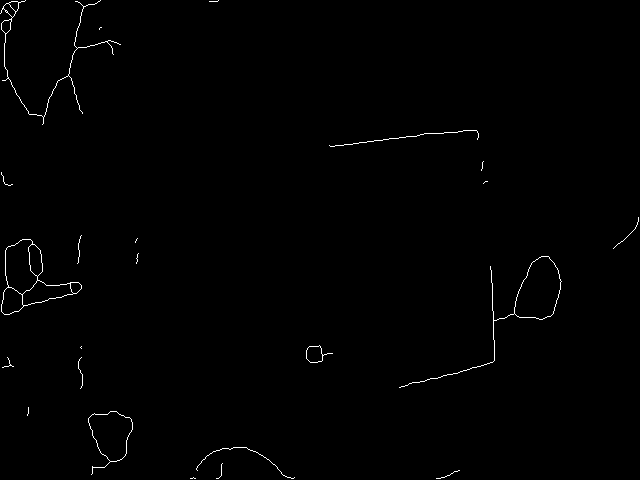
#> input picture V/rasberrypi/data/stream/1604636880.2721472/skeletonqumaoci.png, 640 x 480 px, found by its file name
$ python linedetect0.py
#> lines starting #> are read from the running program, lines starting #| are printed output that depends on the picture; after the words box and inside, x2 and y2 are one past the last pixel; in counts of white or black regions, pixels touching at a corner belong together; pictures that were not available may be replaced by others from this repository, and a replacement may not be noted
import cv2
import numpy as np
import math
import os

# img = cv2.imread("C:/AE_PUFF/python_vision/2018_04_27/kk-3.jpg")


def CrossPoint(line1, line2, shape):
    x1, y1, x2, y2 = line1
    x3, y3, x4, y4 = line2

    p1 = np.array([x1, y1])
    p2 = np.array([x2, y2])
    p3 = np.array([x3, y3])
    p4 = np.array([x4, y4])


    d1 = np.linalg.norm(p1 - p3)
    d2 = np.linalg.norm(p1 - p4)
    d3 = np.linalg.norm(p2 - p3)
    d4 = np.linalg.norm(p2 - p4)

    mindis = min(min(min(d1, d2), d3), d4)
    print(mindis)
    if mindis > 30:
        return None

    arr_0 = p2 - p1
    arr_1 = p4 - p3

    k1 = arr_0[1]/arr_0[0]*1.0
    k2 = arr_1[1]/arr_1[0]*1.0

    rate = abs(k1/k2)

    if rate < 1.01 and rate > 0.99:
        return None


    cos_value = (float(arr_0.dot(arr_1)) / (np.sqrt(arr_0.dot(arr_0)) * np.sqrt(arr_1.dot(arr_1))))

    print("cosf{}".format(cos_value))

    angle = np.arccos(cos_value) * (180 / np.pi)

    print(angle)


    if angle < 80 or angle > 100 :
        return None

    print("{},{},{},{},{},{},{},{}".format(x1,y1, x2, y2, x3, y3, x4, y4))

    if (x4 - x3) == 0:  # L2直线斜率不存在操作
        k2 = None
        b2 = 0
        x = x3
        #k1 = (y2 - y1) * 1.0 / (x2 - x1)  # 计算k1,由于点均为整数，需要进行浮点数转化
        b1 = y1 * 1.0 - x1 * k1 * 1.0  # 整型转浮点型是关键
        y = k1 * x * 1.0 + b1 * 1.0
    elif (x2 - x1) == 0:
        k1 = None
        b1 = 0
        x = x1
        #k2 = (y4 - y3) * 1.0 / (x4 - x3)
        b2 = y3 * 1.0 - x3 * k2 * 1.0
        y = k2 * x * 1.0 + b2 * 1.0
    else:
        #k1 = (y2 - y1) * 1.0 / (x2 - x1)  # 计算k1,由于点均为整数，需要进行浮点数转化
        #k2 = (y4 - y3) * 1.0 / (x4 - x3)  # 斜率存在操作
        b1 = y1 * 1.0 - x1 * k1 * 1.0  # 整型转浮点型是关键
        b2 = y3 * 1.0 - x3 * k2 * 1.0
        x = (b2 - b1) * 1.0 / (k1 - k2)
        y = k1 * x * 1.0 + b1 * 1.0

    # if np.isinf(x) or np.isinf(y):
    #     return None

    return (int(x), int(y))


base_dir = '../data/webwxgetmsgimg (4)'

#skeletonqumaoci
edges = cv2.imread(os.path.join(base_dir, 'skeletonqumaoci.png'), cv2.IMREAD_GRAYSCALE)
#> edges: shape (480, 640); 0.62% white in thin lines or dots

#lines = cv2.HoughLines(edges, 1, np.pi / 180, 118)
result = cv2.imread(os.path.join(base_dir, 'raw.jpg'))
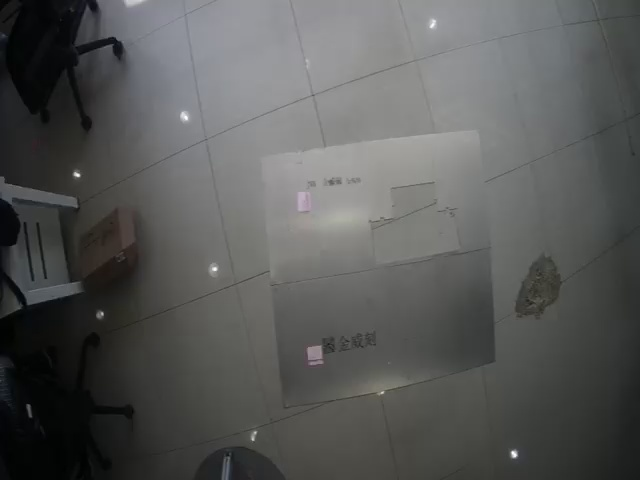
#> input picture V/rasberrypi/data/stream/1604636880.2721472/frame.jpg, 640 x 480 px, given in place of raw.jpg, which was not available
#> result is the input picture: shape (480, 640, 3); mean B, G, R 87.6, 88.7, 87.9


minLineLength = 1  # height/32
maxLineGap = 1 # height/40
lines = cv2.HoughLinesP(edges, 1, np.pi / 180, 1, minLineLength, maxLineGap)
#> lines = 352 rows, first 6: [306, 358, 306, 350], [520, 288, 520, 287], [42, 271, 42, 263], [492, 310, 492, 283], [24, 106, 28, 111], [29, 259, 29, 255]


print(len(lines))
#| 352


crosspoints = []
detectlines = result.copy()
centerresult = result.copy()


for i in range(len(lines) - 1):

    for j in range(i+1, len(lines)):


        crosspoint = CrossPoint(lines[i][0], lines[j][0], edges.shape)

        if crosspoint != None:


            cp = np.array(crosspoint)

            crosspoints.append(cp)


        cv2.circle(result, crosspoint, 6, (255, 0, 0))


    for x1, y1, x2, y2 in lines[i]:
        cv2.line(detectlines, (x1, y1), (x2, y2), (0, 255, 0), 1)
#> this loop made 351 passes
#> (printed output is left out)
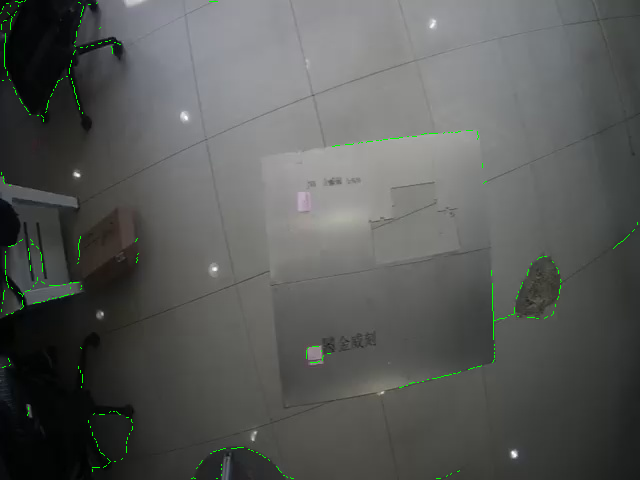
#> detectlines: shape (480, 640, 3); 0.38% of pixels changed, all inside (x1, y1, x2, y2) = (0, 0, 638, 479)
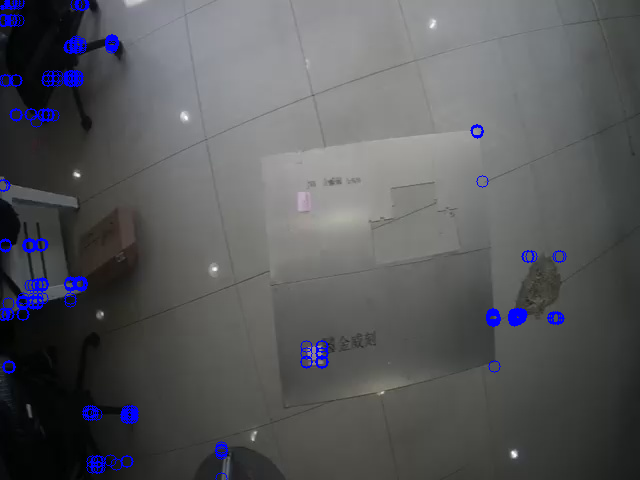
#> result: shape (480, 640, 3); 1.67% of pixels changed, all inside (x1, y1, x2, y2) = (0, 0, 567, 480)
x = np.array(crosspoints)
print(x)


cv2.imshow('result', detectlines)
cv2.waitKey(0)

from sklearn.cluster import KMeans
kmeans=KMeans(n_clusters=4)   #n_clusters:number of cluster
kmeans.fit(x)
print(kmeans.labels_)
labels = kmeans.labels_

centers = kmeans.cluster_centers_.astype(int)
print(centers)


color = {1:(255, 0 ,0), 2:(0, 255, 0), 3:(0,0,255), 0:(255,255,255)}

#
# for i in range(len(labels)):
#     cv2.circle(result, tuple(x[i]), 6, color[labels[i]])

for i in range(4):
     cv2.circle(centerresult, tuple(x[i]), 6, color[labels[i]])
     cv2.circle(centerresult, tuple(centers[i]), 6, color[i])
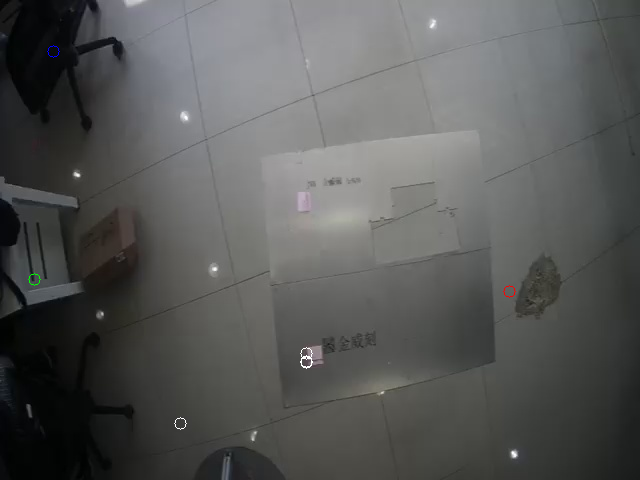
#> centerresult: shape (480, 640, 3); 0.07% of pixels changed, all inside (x1, y1, x2, y2) = (28, 45, 516, 430)


cv2.imshow('result', result)
cv2.waitKey(0)

print()

cv2.imwrite(os.path.join(base_dir, 'crosspoints.jpg'), result)
cv2.imwrite(os.path.join(base_dir, 'lines.jpg'), detectlines)
cv2.imwrite(os.path.join(base_dir, 'centers.jpg'), centerresult)
